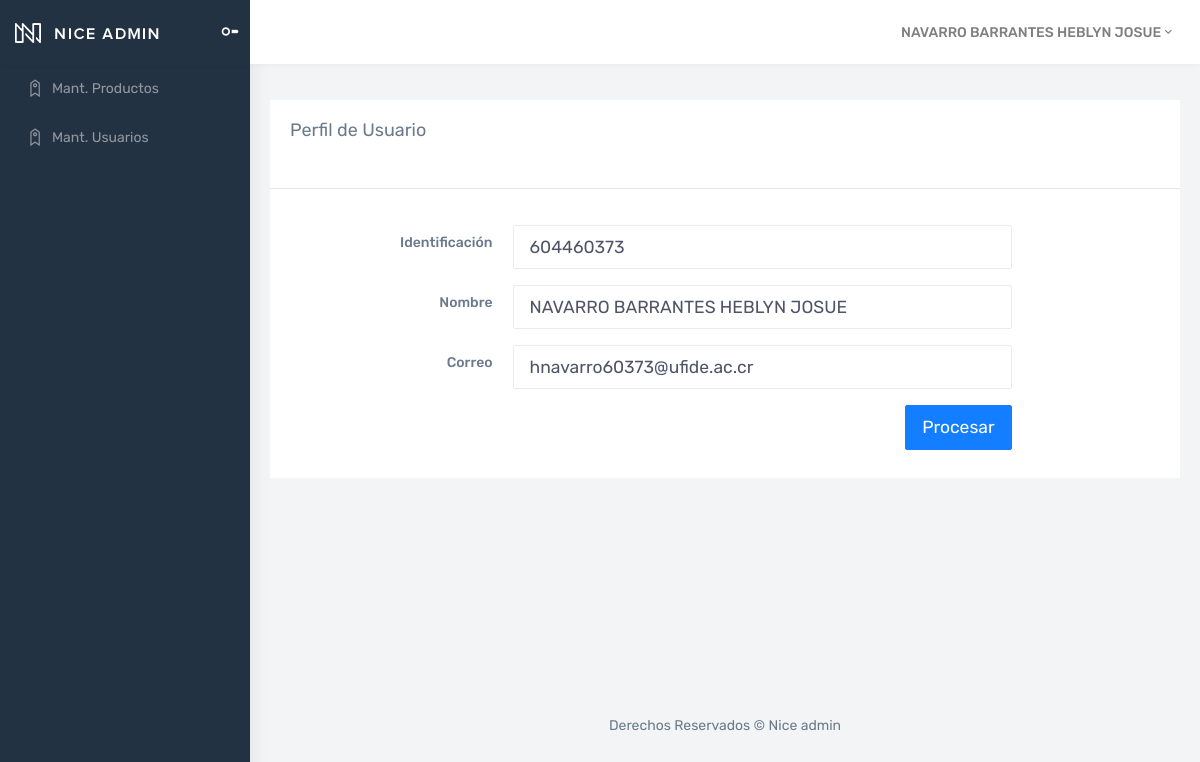
Page /Views/Usuario/consultarPerfil.php (signed in) on the committed database.
### tables this page shows
CREATE TABLE `tusuario` (
  `IdUsuario` bigint(11) NOT NULL AUTO_INCREMENT,
  `Nombre` varchar(255) NOT NULL,
  `Correo` varchar(100) NOT NULL,
  `Identificacion` varchar(20) NOT NULL,
  `Contrasenna` varchar(10) NOT NULL,
  `IdRol` int(11) NOT NULL,
  `Estado` bit(1) NOT NULL,
  PRIMARY KEY (`IdUsuario`),
  KEY `FK_tusuario_trol` (`IdRol`),
  CONSTRAINT `FK_tusuario_trol` FOREIGN KEY (`IdRol`) REFERENCES `trol` (`IdRol`)
);

### Models/usuarioModel.php (called while the page is built, shortened)
<?php
    function ConsultarInfoUsuarioModel($idUsuario)
    {
        try
        {
            $context = OpenDB();
            $sp = "CALL ConsultarInfoUsuario('$idUsuario')";
            $respuesta = $context -> query($sp);
            return $respuesta;
        }
        catch(Exception $error)
        {
            RegistrarError($error);
            return null;
        }
    }
?>

### Controllers/usuarioController.php (called while the page is built, shortened)
<?php
    include_once $_SERVER["DOCUMENT_ROOT"] . '/Curso/Models/usuarioModel.php';
    function ConsultarInfoUsuario($idUsuario)
    {
        $respuesta = ConsultarInfoUsuarioModel($idUsuario);
        if($respuesta != null && $respuesta -> num_rows > 0)
        {
            return mysqli_fetch_array($respuesta);
        }
    }
?>

### Views/Usuario/consultarPerfil.php (the view, shortened to what this page needs)
<?php
    include_once $_SERVER["DOCUMENT_ROOT"] . '/Curso/Views/layoutInterno.php';
    include_once $_SERVER["DOCUMENT_ROOT"] . '/Curso/Controllers/usuarioController.php';
    $idUsuario = $_SESSION["IdUsuario"];
    $resultado = ConsultarInfoUsuario($idUsuario);
?>
<!DOCTYPE html>
<html>
<body>
    <div id="main-wrapper">
        <div class="page-wrapper">
            <div class="container-fluid">
                <div class="row">
                    <div class="col-12">
                        <div class="card">
                            <div class="card-body">
                                <h4 class="card-title">Perfil de Usuario</h4>
                            </div>
                            <hr>
                            <form class="form-horizontal">
                                <div class="card-body">
                                    <div class="form-group row">
                                        <label class="col-sm-3 text-right control-label col-form-label">Identificación</label>
                                        <div class="col-lg-7">
                                            <input id="txtIdentificacion" name="txtIdentificacion" type="text" class="form-control form-control-lg"
                                            value="<?php echo $resultado["Identificacion"] ?>">
                                        </div>
                                    </div>
                                    <div class="form-group row">
                                        <label class="col-sm-3 text-right control-label col-form-label">Nombre</label>
                                        <div class="col-md-7">
                                            <input id="txtNombre" name="txtNombre" type="text" class="form-control form-control-lg"
                                            value="<?php echo $resultado["Nombre"] ?>">
                                        </div>
                                    </div>
                                    <div class="form-group row">
                                        <label class="col-sm-3 text-right control-label col-form-label">Correo</label>
                                        <div class="col-md-7">
                                            <input id="txtCorreo" name="txtCorreo" type="email" class="form-control form-control-lg"
                                            value="<?php echo $resultado["Correo"] ?>">
                                        </div>
                                    </div>
                                     <div class="row">
                                        <div class="col-md-10 text-right pb-2">
                                            <button class="btn btn-lg btn-info" type="submit">Procesar</button>
                                        </div>
                                    </div>
                                </div>
                            </form>
                        </div>
                    </div>
                </div>
            </div>
        </div>
    </div>
</body>
</html>

### rows in the picture
tusuario: txtIdentificacion "604460373", txtNombre "NAVARRO BARRANTES HEBLYN JOSUE", txtCorreo "hnavarro60373@ufide.ac.cr"

### other values in the picture
$nombreUsuario "NAVARRO BARRANTES HEBLYN JOSUE"
